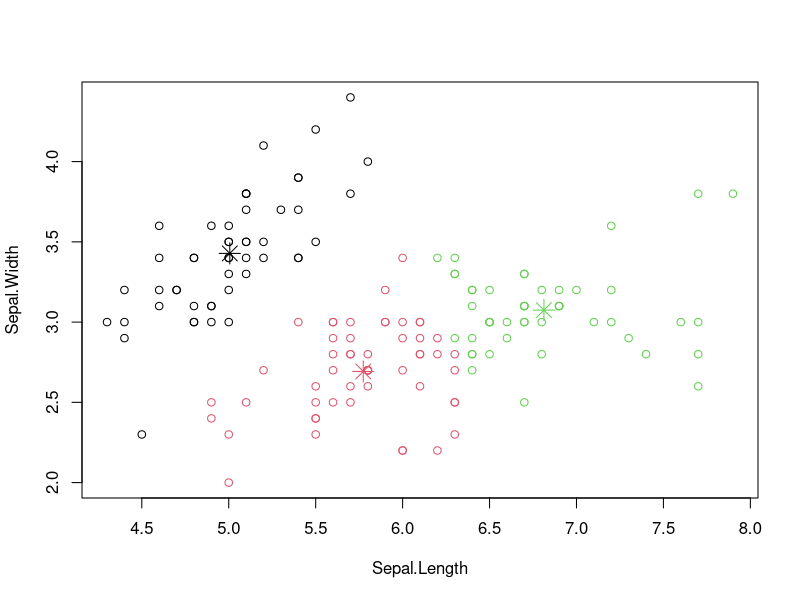

This figure's R source:
# Load the iris dataset
data(iris)

# Perform k-means clustering on a subset of iris data (for demonstration purposes)
# Here, we select two features 'Sepal.Length' and 'Sepal.Width'
selected_features <- iris[, c("Sepal.Length", "Sepal.Width")]

# Perform k-means clustering with k=3 (number of clusters)
set.seed(123)  # Setting seed for reproducibility
kmeans_result <- kmeans(selected_features, centers = 3)

# Print cluster centers and within-cluster sum of squares
print("Cluster Centers:")
print(kmeans_result$centers)

print("\nWithin-Cluster Sum of Squares:")
print(kmeans_result$tot.withinss)

# Plotting the clusters (for 2D data)
plot(selected_features, col = kmeans_result$cluster)
points(kmeans_result$centers, col = 1:3, pch = 8, cex = 2)
